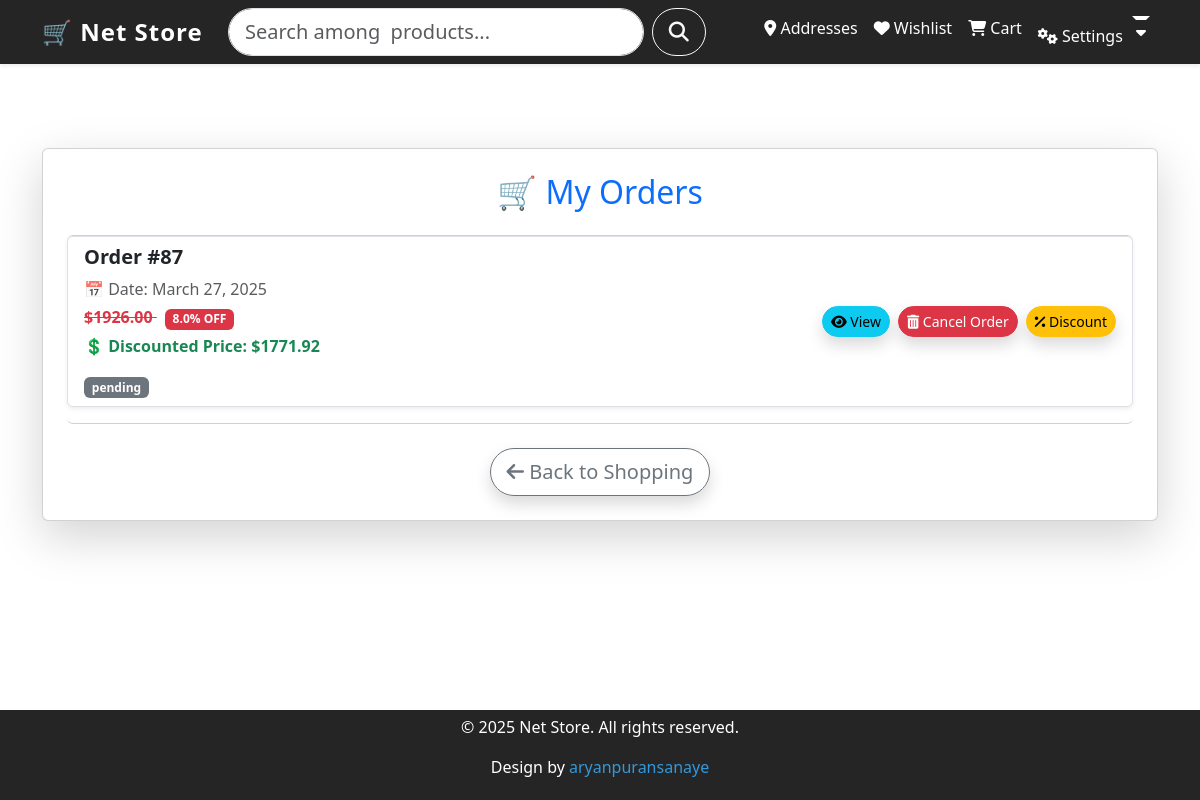
The app's page /cart/orders/ (signed in), older data.
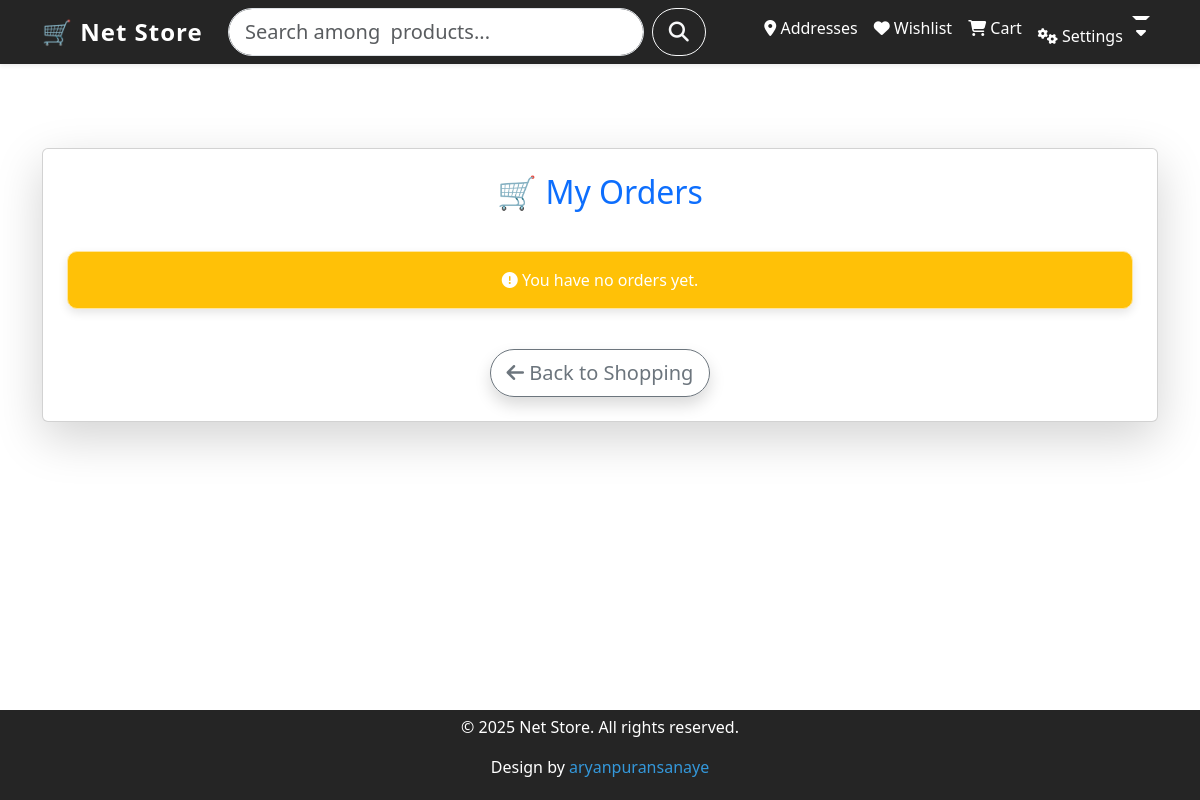
The same page, newer data.
### orders/models.py (models this page shows, shortened)
class Order(models.Model):
    CHOICES = [
        ("Pending", "Pending"),
        ("Shipped", "Shipped"),
        ("Delivered", "Delivered")
    ]
    customer = models.ForeignKey('customers.Customer', on_delete=models.CASCADE)
    total_price = models.DecimalField(max_digits=10, decimal_places=2, default=Decimal('0.00'), null=True, blank=True)
    final_price = models.DecimalField(max_digits=10, decimal_places=2, default=Decimal('0.00'), null=True, blank=True)
    discount_code = models.ForeignKey('DiscountByCode', null=True, blank=True, on_delete=models.SET_NULL)
    discount_percentage = models.FloatField(null=True, blank=True)
    created_at = models.DateTimeField(auto_now_add=True)
    status = models.CharField(max_length=20, choices=CHOICES, default="Pending")

### orders/views.py (the view)
# urls.py: path('orders/', CustomerOrderView.as_view(), name='orders'),
class CustomerOrderView(APIView):
    permission_classes = [IsAuthenticated]
    def get(self, request, order_id=None):
        customer = request.user.customer
        if order_id:
            order = get_object_or_404(Order, id=order_id, customer=customer)
            address = get_object_or_404(Address, customer=customer, is_active=True)
            return render(request, 'orders/order_detail.html', {'order': order, 'address': address})
        orders = Order.objects.filter(customer=customer)
        return render(request, 'orders/cart_detail.html', {'orders': orders})

### orders/templates/orders/cart_detail.html (shortened to what this page needs)
{% extends "base.html" %}
{% block content %}
<div class="container mt-5">
    <div class="card shadow-lg p-4 rounded-lg">
        <h2 class="text-center text-primary mb-4">🛒 My Orders</h2>
        {% if orders %}
            <ul class="list-group">
                {% for order in orders %}
                    <li class="list-group-item d-flex justify-content-between align-items-center shadow-sm rounded mb-3">
                        <div>
                            <h5 class="fw-bold">Order #{{ order.id }}</h5>
                            <p class="mb-1 text-muted">📅 Date: {{ order.created_at|date:"F d, Y" }}</p>
                            {% if order.discount_percentage > 0 %}
                                <p class="mb-1">
                                    <span class="text-danger fw-bold" style="text-decoration: line-through;">
                                        ${{ order.total_price|floatformat:2 }}
                                    </span>
                                    <span class="badge bg-danger ms-2">
                                        {{ order.discount_percentage }}% OFF
                                    </span>
                                </p>
                                <p class="fw-bold text-success">💲 Discounted Price: ${{ order.final_price|floatformat:2 }}</p>
                            {% else %}
                                <p class="fw-bold text-primary">💲 Total Price: ${{ order.total_price|floatformat:2 }}</p>
                            {% endif %}
                            <span class="badge
                                bg-{% if order.status == 'Pending' %}warning
                                   {% elif order.status == 'Completed' %}success
                                   {% else %}secondary
                                   {% endif %}">
                                {{ order.status }}
                            </span>
                        </div>
                        <div class="d-flex gap-2">
                            <a href="{% url 'orders:order-detail' order.id %}" class="btn btn-info btn-sm rounded-pill shadow">
                                <i class="fas fa-eye"></i> View
                            </a>
                            <form action="{% url 'orders:remove-order' order.id %}" method="post">
                                <button type="submit" class="btn btn-danger btn-sm rounded-pill shadow">
                                    <i class="fas fa-trash-alt"></i> Cancel Order
                                </button>
                            </form>
                            <a href="#" class="btn btn-warning btn-sm rounded-pill shadow" data-bs-toggle="modal" data-bs-target="#discountModal{{ order.id }}">
                                <i class="fas fa-percentage"></i> Discount
                            </a>
                        </div>
                    </li>
                {% endfor %}
            </ul>
        {% else %}
            <div class="alert alert-warning text-center mt-3">
                <i class="fas fa-exclamation-circle"></i> You have no orders yet.
            </div>
        {% endif %}
        <div class="d-flex justify-content-center mt-4">
            <a href="{% url 'products:home' %}" class="btn btn-outline-secondary btn-lg rounded-pill shadow">
                <i class="fas fa-arrow-left"></i> Back to Shopping
            </a>
        </div>
    </div>
</div>
{% endblock %}

Row changes from the older to the newer data that the page shows:
removed Order: id "87", created_at "March 27, 2025", total_price "1926.00", discount_percentage "8.0", final_price "1771.92", status "pending"
Text that changed along with them:
text now shown: "You have no orders yet."
